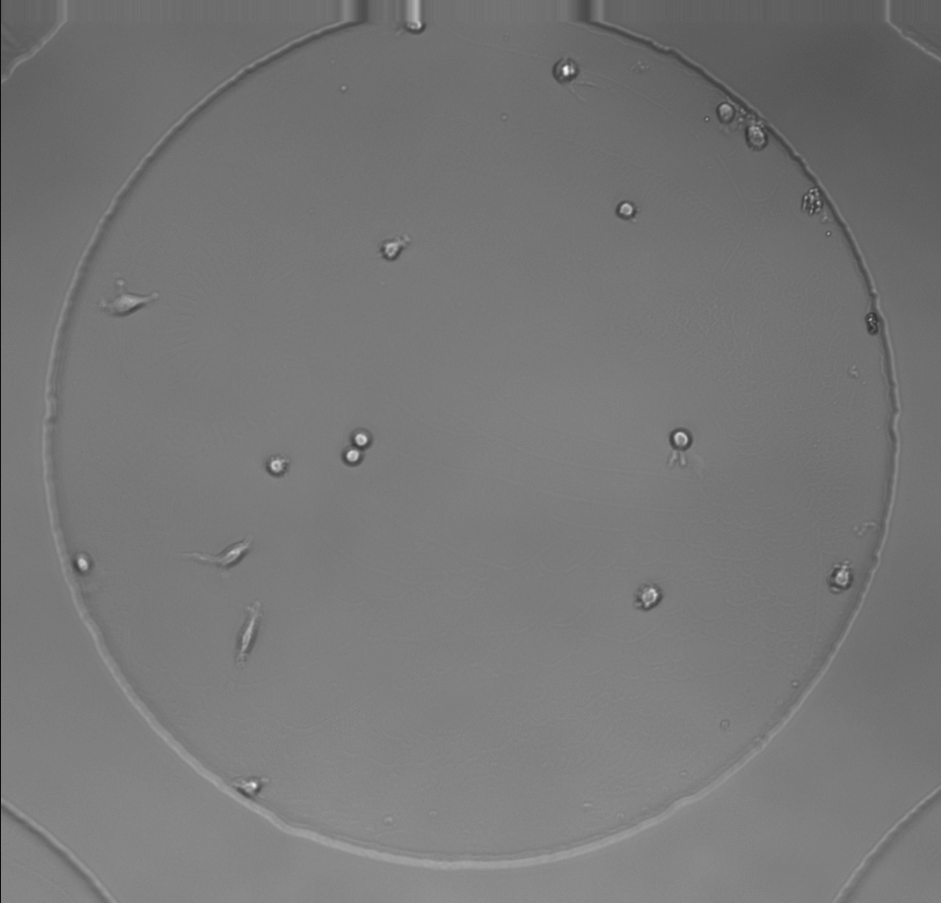
#> input picture hucre.png, 942 x 903 px, found by its file name
$ python 214327027_HamzaTalipEksi.py
#> lines starting #> are read from the running program, lines starting #| are printed output that depends on the picture; after the words box and inside, x2 and y2 are one past the last pixel; in counts of white or black regions, pixels touching at a corner belong together
# -*- coding: utf-8 -*-
"""
Created on Fri Jan 19 20:10:19 2024

@author: Talip
"""
import numpy as np
import cv2
from matplotlib import pyplot as plt


path = "C:/Users/Talip/Desktop/FINAL/hucre.png"
img = cv2.imread(path,0)
#> img is the input picture: shape (903, 942); min 14, max 255, mean 119.1

th1 = cv2.adaptiveThreshold(img,255,cv2.ADAPTIVE_THRESH_GAUSSIAN_C,\
            cv2.THRESH_BINARY,17,19)
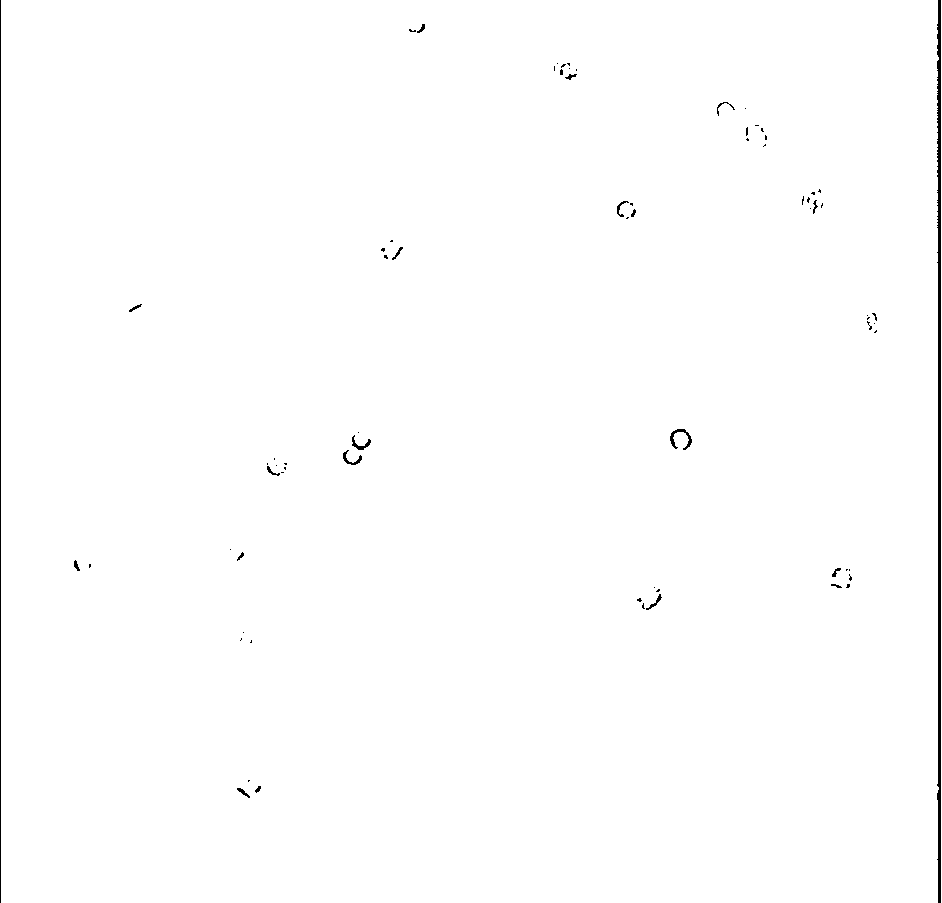
#> th1: shape (903, 942); 99.4% white; 74 black regions (53 under 20 px), largest, box (x1, y1, x2, y2) and area: (937, 0, 941, 903) 2801, (0, 0, 1, 903) 903, (670, 429, 692, 450) 151


I = th1>70
I=I.astype(np.uint8)
I = 255*I

kernel = np.ones((5,9), np.uint8)
kernel2=np.ones((7,9),np.uint8)
erosion = cv2.erode(I, kernel, iterations = 1)
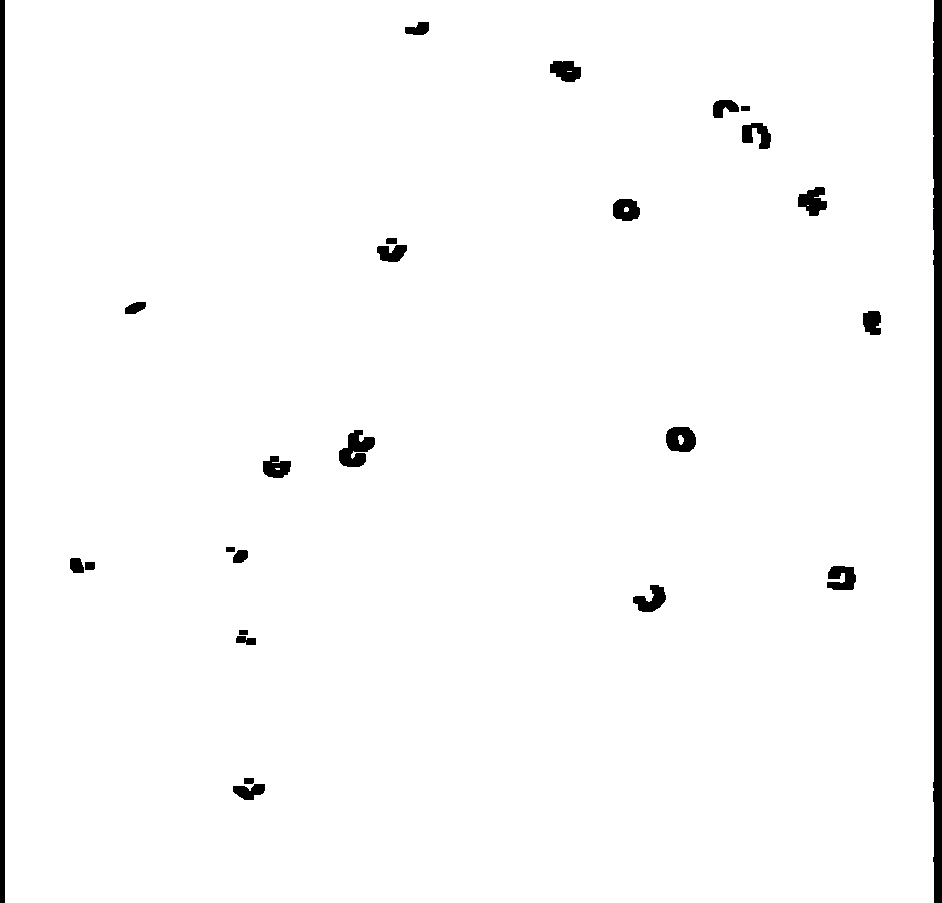
#> erosion: shape (903, 942); 97.7% white; 26 black regions, largest, box (x1, y1, x2, y2) and area: (933, 0, 942, 903) 7443, (0, 0, 5, 903) 4515, (339, 430, 375, 467) 797
dilation = cv2.dilate(erosion, kernel, iterations=1)
#> dilation: shape (903, 942); 99.2% white; 38 black regions (16 under 20 px), largest, box (x1, y1, x2, y2) and area: (937, 0, 942, 903) 3779, (0, 0, 1, 903) 903, (670, 429, 692, 450) 175


edges = cv2.Canny(dilation, 0, 255)
#> edges: shape (903, 942); 0.36% white in thin lines or dots


dilation2 = cv2.dilate(edges, kernel2, iterations=1)
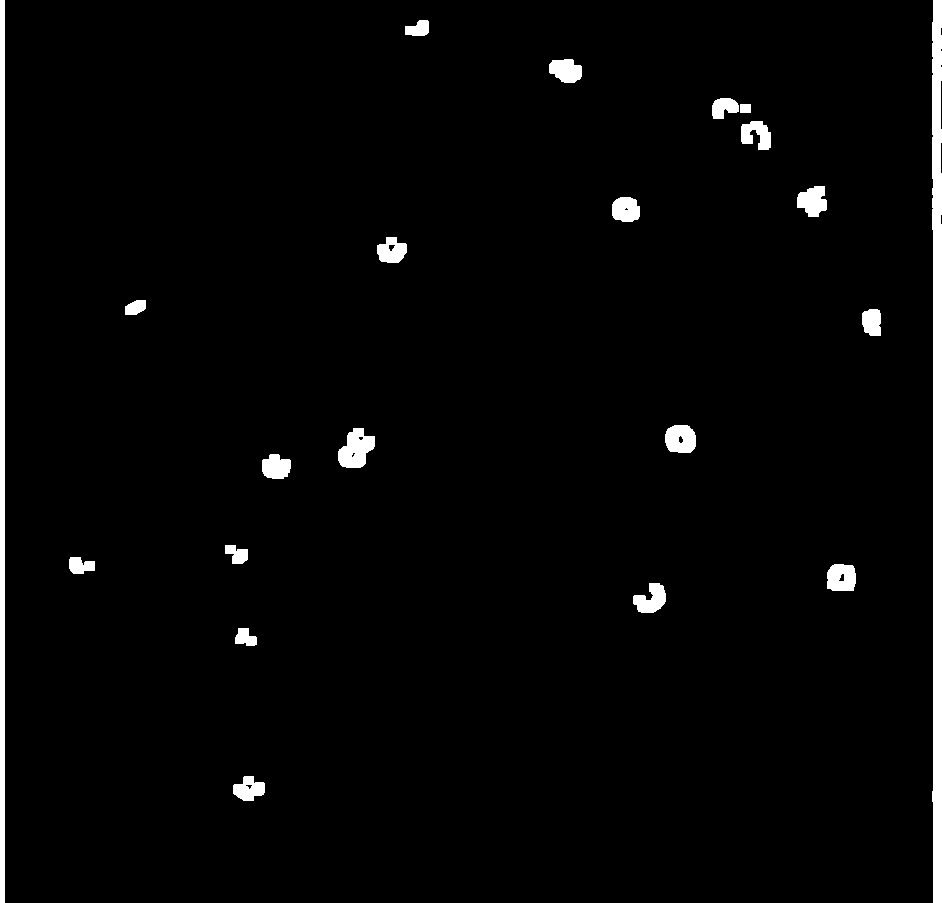
#> dilation2: shape (903, 942); 2.6% white; 21 white regions, largest, box (x1, y1, x2, y2) and area: (932, 0, 942, 903) 8227, (0, 0, 5, 903) 4515, (338, 428, 375, 468) 984
opening = cv2.morphologyEx(dilation2, cv2.MORPH_OPEN, kernel2)
closing = cv2.morphologyEx(opening, cv2.MORPH_CLOSE, kernel2)
#> closing: shape (903, 942); 2.7% white; 20 white regions, largest, box (x1, y1, x2, y2) and area: (932, 0, 942, 903) 8337, (0, 0, 5, 903) 4515, (338, 428, 375, 468) 1000


marked_imgs, comp, stats, centroids = cv2.connectedComponentsWithStats(closing, connectivity=8)
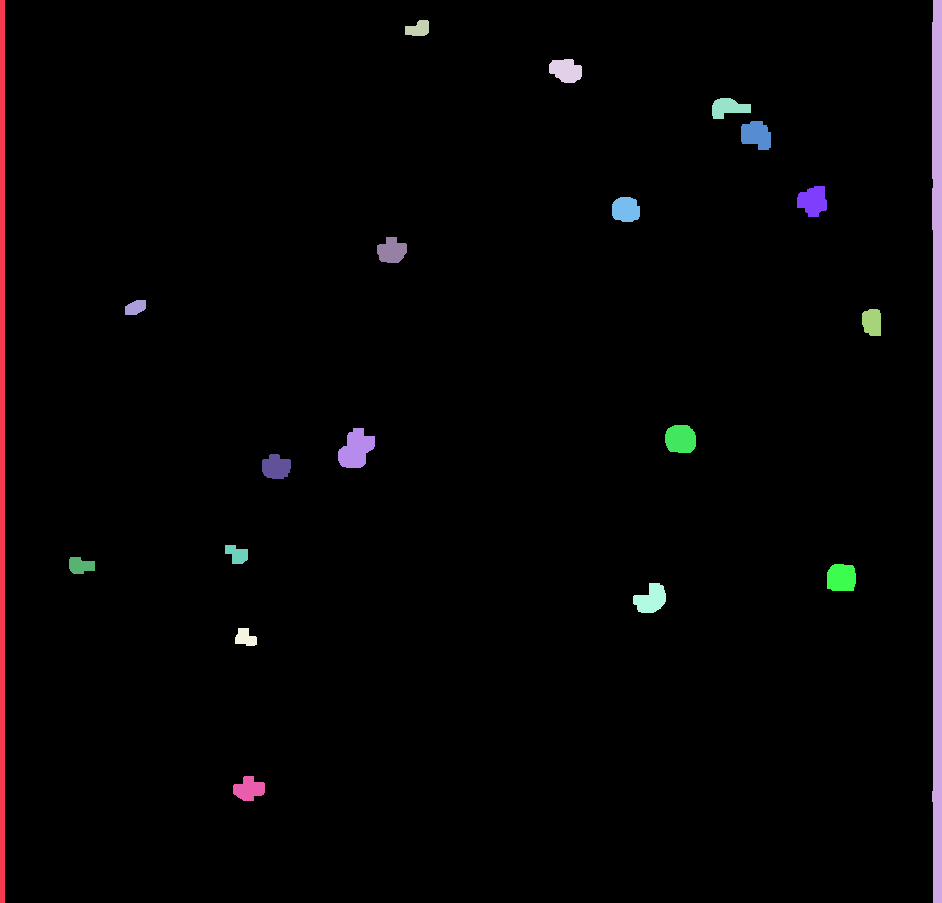
#> comp: shape (903, 942) int32; 21 distinct labels, from 0 to 20; one colour per label, 0 black
#> marked_imgs = 21; stats = 21 rows, first 6: [5, 0, 928, 903, 827892], [0, 0, 5, 903, 4515], [932, 0, 10, 903, 8337], [405, 20, 24, 16, 295], [549, 59, 33, 24, 610], [712, 98, 39, 21, 536]; centroids = 21 rows, first 8: [467.5, 452], [2, 451], [936.9, 443.6], [417.9, 28.47], [565.5, 70.13], [728, 107.4], [755.9, 134.6], [812.5, 200.6]
sizes = stats[1:, -1]; marked_imgs = marked_imgs - 1
#> after `sizes = stats[1:, -1]`: sizes = 20 values, max 8337 at index 1, min 248 at index 9, mean 1136.7
#> after `marked_imgs = marked_imgs - 1`: marked_imgs = 20

cx=np.zeros(20)
cy=np.zeros(20)
area=np.zeros(20)
perimeter=np.zeros(20, dtype=int)
aspect_ratio=np.zeros(20)
equi_diameter=np.zeros(20)
orientation = np.zeros(20)
circularity = np.zeros(20)
compactness = np.zeros(20)
area_to_perimeter_ratio = np.zeros(20)

for i in range(0, marked_imgs):
    img2 = np.zeros((comp.shape),dtype = np.uint8)
    img2[comp == i ] = 255
    # moments
    contours,hierarchy = cv2.findContours(img2, 1, 2)
    cnt = contours[0]
    M = cv2.moments(cnt)
    # center
    cx[i] = round(M['m10']/M['m00'])
    cy[i] = round(M['m01']/M['m00'])
    # contour area
    area[i] = cv2.contourArea(cnt)
    # perimeter
    perimeter[i] = cv2.arcLength(cnt,True)
    # aspect ratio
    x,y,w,h = cv2.boundingRect(cnt)
    aspect_ratio[i] = float(w)/h
    # eq dia
    are = cv2.contourArea(cnt)
    equi_diameter[i] = np.sqrt(4*are/np.pi)
    # orientation
    angle = 0.5 * np.arctan2((2 * M['mu11']), (M['mu20'] - M['mu02']))
    orientation[i] = np.degrees(angle)
    # circularity
    circularity[i] = (4 * np.pi * area[i]) / (perimeter[i] ** 2)
   # compactness
    compactness[i] = (perimeter[i] ** 2) / area[i]
   # area to perimeter ratio
    area_to_perimeter_ratio[i] = area[i] / perimeter[i]
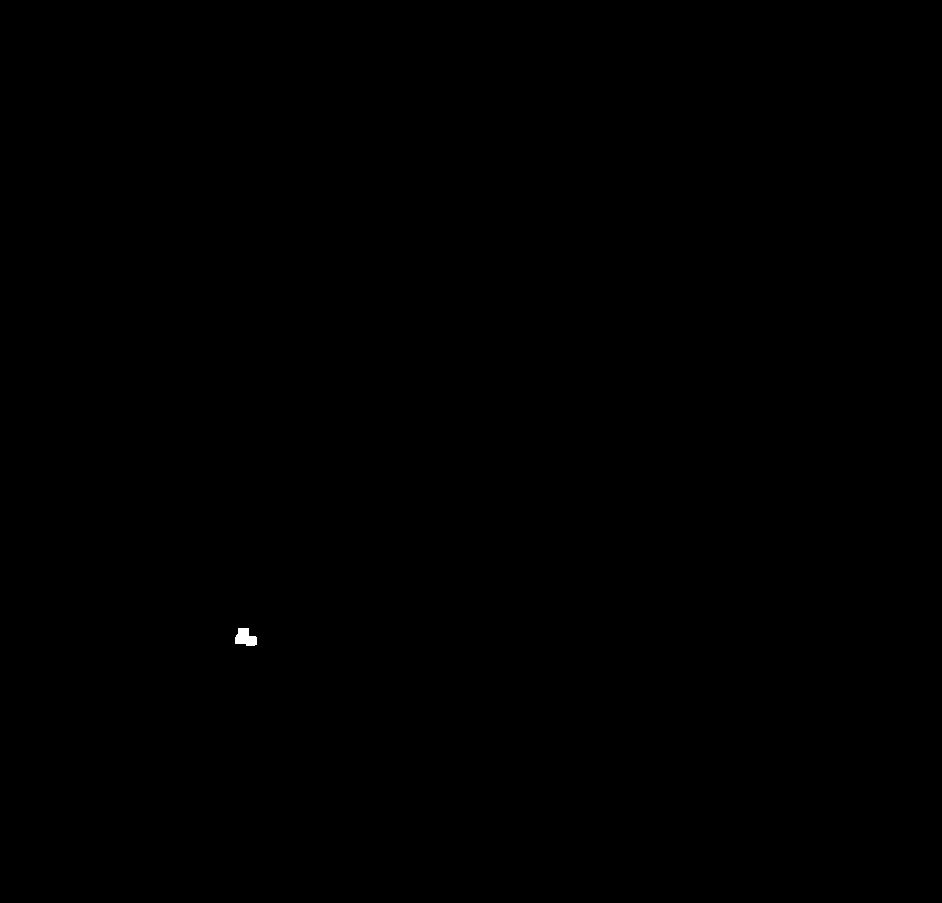
#> img2: shape (903, 942); 0.03% white; 1 white region, box (x1, y1, x2, y2) and area: (235, 628, 257, 646) 285


min_val, max_val, min_loc, max_loc = cv2.minMaxLoc(img,mask = img2)
#> min_val = 90; max_val = 171; min_loc = (251, 641); max_loc = (248, 630)


plt.figure(figsize=(30, 30))
plt.subplot(6, 1, 1)
plt.imshow(img, cmap="gray")

plt.subplot(6, 1, 2)
plt.imshow(th1,cmap="gray")

plt.subplot(6, 1, 3)
plt.imshow(dilation,cmap="gray")

plt.subplot(6, 1, 4)
plt.imshow(edges,cmap="gray")

plt.subplot(6, 1, 5)
plt.imshow(closing,cmap='gray')

plt.subplot(6, 1, 6)
plt.imshow(comp,cmap='nipy_spectral')

plt.show()
